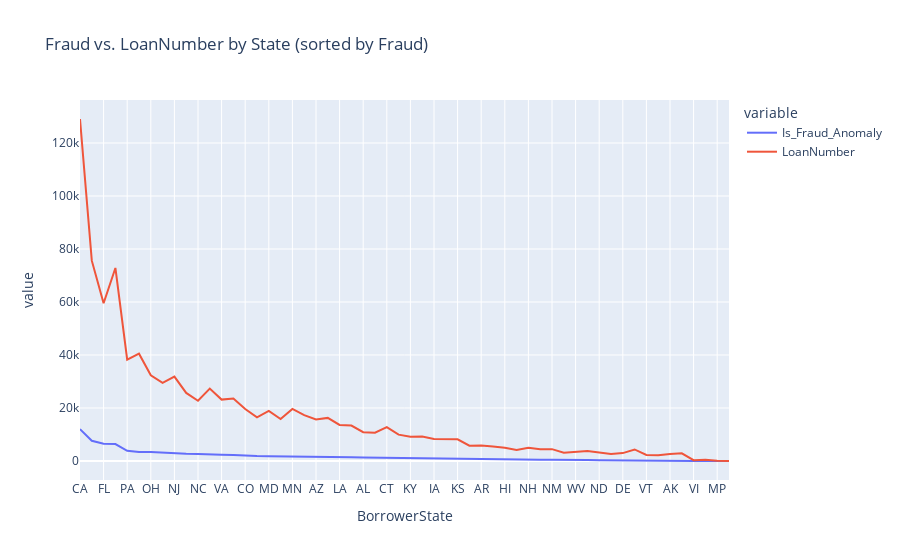

Source (notebook cell):
### Code cell
# sort the DataFrame in descending order by the 'Fraud' column based on isolation forest
fraud_count_sorted = fraud_count.sort_values('Is_Fraud_Anomaly', ascending=False)

# create a multiple line plot using plotly express
fig = px.line(fraud_count_sorted, x='BorrowerState', y=['Is_Fraud_Anomaly', 'LoanNumber'], 
              title='Fraud vs. LoanNumber by State (sorted by Fraud)')

# show the plot
fig.show()

### Figure 1 — Plotly figure (JSON) as saved in the notebook; plotly's stock layout.template omitted (floating-point values rounded to 4 significant figures)
{"data": [{"hovertemplate": "variable=Is_Fraud_Anomaly<br>BorrowerState=%{x}<br>value=%{y}<extra></extra>", "legendgroup": "Is_Fraud_Anomaly", "line": {"color": "#636efa", "dash": "solid"}, "marker": {"symbol": "circle"}, "mode": "lines", "name": "Is_Fraud_Anomaly", "orientation": "v", "showlegend": true, "type": "scatter", "x": ["CA", "TX", "FL", "NY", "PA", "IL", "OH", "MI", "NJ", "GA", "NC", "MA", "VA", "WA", "CO", "IN", "MD", "TN", "MN", "WI", "AZ", "MO", "LA", "OR", "AL", "SC", "CT", "OK", "KY", "UT", "IA", "NV", "KS", "NE", "AR", "MS", "HI", "ME", "NH", "ID", "NM", "MT", "WV", "RI", "ND", "SD", "DE", "DC", "VT", "WY", "AK", "PR", "VI", "GU", "MP", "AS"], "xaxis": "x", "y": [12036, 7632, 6487, 6399, 3842, 3424, 3365, 3053, 2885, 2702, 2623, 2368, 2330, 2260, 2003, 1872, 1800, 1776, 1747, 1716, 1627, 1595, 1550, 1372, 1331, 1259, 1218, 1135, 1074, 1030, 935, 853, 827, 687, 650, 604, 552, 535, 520, 503, 501, 382, 377, 352, 330, 327, 293, 290, 285, 256, 208, 156, 44, 22, 2, 0], "yaxis": "y"}, {"hovertemplate": "variable=LoanNumber<br>BorrowerState=%{x}<br>value=%{y}<extra></extra>", "legendgroup": "LoanNumber", "line": {"color": "#EF553B", "dash": "solid"}, "marker": {"symbol": "circle"}, "mode": "lines", "name": "LoanNumber", "orientation": "v", "showlegend": true, "type": "scatter", "x": ["CA", "TX", "FL", "NY", "PA", "IL", "OH", "MI", "NJ", "GA", "NC", "MA", "VA", "WA", "CO", "IN", "MD", "TN", "MN", "WI", "AZ", "MO", "LA", "OR", "AL", "SC", "CT", "OK", "KY", "UT", "IA", "NV", "KS", "NE", "AR", "MS", "HI", "ME", "NH", "ID", "NM", "MT", "WV", "RI", "ND", "SD", "DE", "DC", "VT", "WY", "AK", "PR", "VI", "GU", "MP", "AS"], "xaxis": "x", "y": [129043, 75583, 59502, 72843, 38214, 40487, 32358, 29509, 31865, 25684, 22723, 27304, 23166, 23610, 19592, 16501, 18869, 15820, 19663, 17295, 15638, 16263, 13595, 13367, 10860, 10689, 12785, 9949, 9130, 9222, 8265, 8098, 8171, 5775, 5842, 5481, 4977, 4167, 5039, 4393, 4470, 3127, 3360, 3774, 3213, 2684, 2975, 4350, 2255, 2133, 2650, 2896, 289, 443, 81, 20], "yaxis": "y"}], "layout": {"legend": {"title": {"text": "variable"}, "tracegroupgap": 0}, "title": {"text": "Fraud vs. LoanNumber by State (sorted by Fraud)"}, "xaxis": {"anchor": "y", "domain": [0, 1], "title": {"text": "BorrowerState"}}, "yaxis": {"anchor": "x", "domain": [0, 1], "title": {"text": "value"}}}}
